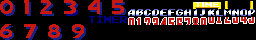
#> input picture assets/hud/hud32x5.bmp, 256 x 40 px
$ python normalize_superpreto.py ../assets/hud/hud32x5.bmp out.png 5
#> lines starting #> are read from the running program, lines starting #| are printed output that depends on the picture
import os
import sys
from PIL import Image

CANVAS_W = 64
CANVAS_H = 96

def main():
    src = sys.argv[1]
    dst = sys.argv[2]
    frames = int(sys.argv[3])

    img = Image.open(src)
#> img is the input picture: PIL image 256x40 P; mean R, G, B 50.5, 28, 32.5
    w, h = img.size
#> w = 256; h = 40
    frame_w = w // frames
#> frame_w = 51

    out = Image.new("P", (CANVAS_W, CANVAS_H * frames), 0)
#> out: PIL image 64x480 P; every value is 0
    palette = img.getpalette()
#> palette = 27 values, max 255 at index 0, min 0 at index 5, mean 118.9
    if palette:
        out.putpalette(palette[:768])
#> out: PIL image 64x480 P; every value is 255

    for i in range(frames):
        sx = i * frame_w
        crop = img.crop((sx, 0, sx + frame_w, h))
        cx = (frame_w - CANVAS_W) // 2
        crop64 = crop.crop((cx, 0, cx + CANVAS_W, h))
        y_offset = (CANVAS_H - h) // 2
        out.paste(crop64, (0, i * CANVAS_H + y_offset))
#> this loop made 5 passes
#> pass 1, in main, `crop = img.crop((sx, 0, sx + frame_w, h))`:
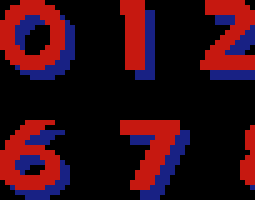
#> crop: PIL image 51x40 P (shown 5 times larger); mean R, G, B 48.2, 9.5, 19.8
#> pass 1, in main, `crop64 = crop.crop((cx, 0, cx + CANVAS_W, h))`:
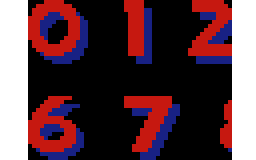
#> crop64: PIL image 64x40 P (shown 4 times larger); mean R, G, B 90.2, 59.4, 67.5
#> pass 2, in main, `crop = img.crop((sx, 0, sx + frame_w, h))`:
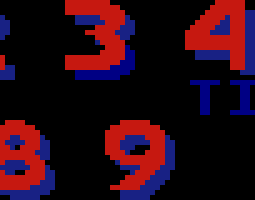
#> crop: PIL image 51x40 P (shown 5 times larger); mean R, G, B 40.6, 8, 21.3
#> pass 2, in main, `crop64 = crop.crop((cx, 0, cx + CANVAS_W, h))`:
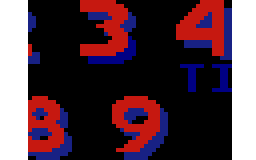
#> crop64: PIL image 64x40 P (shown 4 times larger); mean R, G, B 84.2, 58.2, 68.8
#> after the loop:
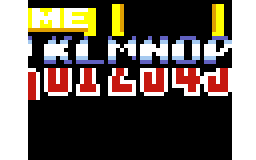
#> crop64: PIL image 64x40 P (shown 4 times larger); mean R, G, B 105.3, 95.5, 88
#> after the loop:
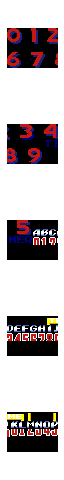
#> out: PIL image 64x480 P; mean R, G, B 187.2, 179.7, 181.2

    os.makedirs(os.path.dirname(dst), exist_ok=True)
    out.save(dst)
    print(f"{src} -> {dst} ({CANVAS_W}x{CANVAS_H*frames})")


if __name__ == "__main__":
    main()

$ run again, on assets/hud/hud_strip.bmp
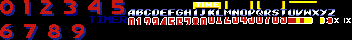
#> input picture assets/hud/hud_strip.bmp, 352 x 40 px
#> in main, img is the input picture: PIL image 352x40 RGB; mean R, G, B 49.9, 31.5, 32.2
#> out: PIL image 64x480 P; every value is 0
#> the loop in main, `for i in range(frames):` made 5 passes
#> pass 1, in main, `crop = img.crop((sx, 0, sx + frame_w, h))`:
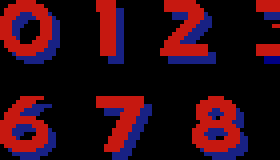
#> crop: PIL image 70x40 RGB (shown 4 times larger); mean R, G, B 44.8, 9, 19.4
#> after the loop in main, `for i in range(frames):`:
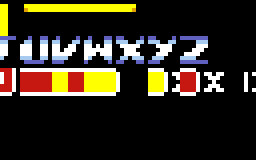
#> crop64: PIL image 64x40 RGB (shown 4 times larger); mean R, G, B 48.1, 42.3, 29.6
